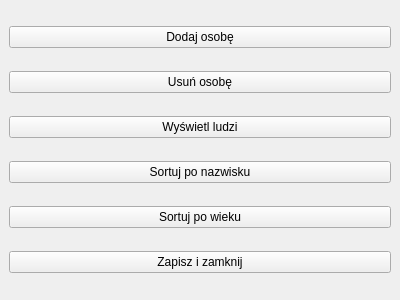
<?xml version="1.0" encoding="UTF-8"?>
<ui version="4.0">
	<class>MainWindow</class>
	<widget class="QMainWindow" name="MainWindow">
		<property name="geometry">
			<rect>
				<x>0</x>
				<y>0</y>
				<width>400</width>
				<height>300</height>
			</rect>
		</property>
		<property name="windowTitle">
			<string>MainWindow</string>
		</property>
		<widget class="QWidget" name="centralwidget">
			<layout class="QVBoxLayout" name="verticalLayout">
				<item>
					<widget class="QPushButton" name="addPersonButton">
						<property name="text">
							<string>Dodaj osobę</string>
						</property>
					</widget>
				</item>
				<item>
					<widget class="QPushButton" name="deletePersonButton">
						<property name="text">
							<string>Usuń osobę</string>
						</property>
					</widget>
				</item>
				<item>
					<widget class="QPushButton" name="displayPeopleButton">
						<property name="text">
							<string>Wyświetl ludzi</string>
						</property>
					</widget>
				</item>
				<item>
					<widget class="QPushButton" name="sortByLastNameButton">
						<property name="text">
							<string>Sortuj po nazwisku</string>
						</property>
					</widget>
				</item>
				<item>
					<widget class="QPushButton" name="sortByAgeButton">
						<property name="text">
							<string>Sortuj po wieku</string>
						</property>
					</widget>
				</item>
				<item>
					<widget class="QPushButton" name="saveAndExitButton">
						<property name="text">
							<string>Zapisz i zamknij</string>
						</property>
					</widget>
				</item>
			</layout>
		</widget>
	</widget>
	<resources/>
	<connections/>
</ui>
